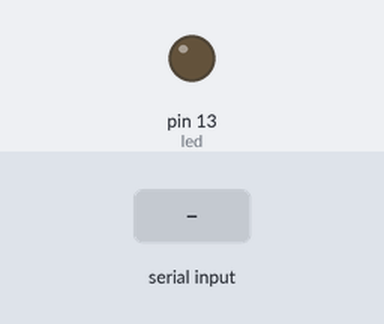
Simulated run of this sketch. Board: Arduino Uno, built with avr-gcc and run on an emulated ATmega328P. Shown: output pins drawn as LEDs (lit = HIGH). The inputs (shaded band) are chosen by the test bench.

Above: at 1.2 s.
1.3 s: "1" received over the second serial link
At 2.5 s:
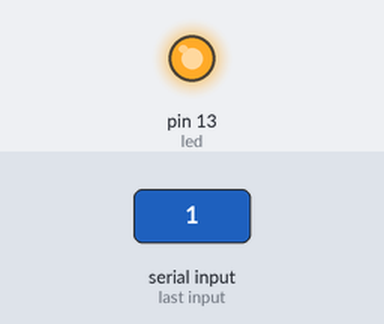
2.8 s: "0" received over the second serial link
At 3.7 s:
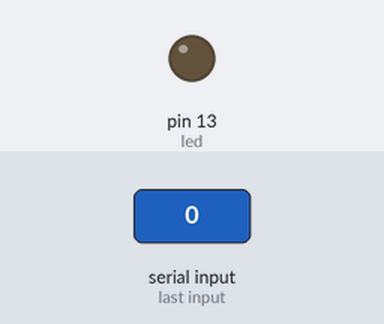
Timing chart, 0 to 5.8 s (numbered marks = the images above; inputs shaded):
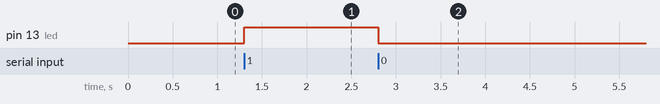

Measured:
- after the input at 1.3 s, pin 13 (led): LOW → HIGH at once
- after the input at 2.8 s, pin 13 (led): HIGH → LOW at once

The sketch:

led_por_bluetooth.ino
```cpp
#include <SoftwareSerial.h> //Librería para usar otros pines como Serial
SoftwareSerial BTSerial(11, 10); //RX|TX
char val; //Declaramos una variable para almacenar un caracter
int led = 13; //Declaramos al pin dentro de una variable llamada led
void setup() {
  BTSerial.begin(9600); //Lo que sería seríal se reemplaza con BT1
  pinMode(led, OUTPUT); //Declaramos al pin 13 como salida
}

void loop() {

  //Declaramos un if para ver los datos almacenados en BT1
  if (BTSerial.available()) {
    val = BTSerial.read(); //Se lee la información
    //Declaramos la condiciones. La app envía un caracter distinto
    //depeniendo del botón que presiones y se alamcena en la variable val.
    if ( val == '0' )
    {
      digitalWrite(led, LOW); //Si presionas Off enviará un 0.
                              //Por lo que pondrá el pin en LOW.
    }

    if ( val == '1' )
    {
      digitalWrite(led, HIGH); //Si presionas On enviará un 1.
                               //Por lo que pondrá el pin en HIGH.
    }
  }

}
```
